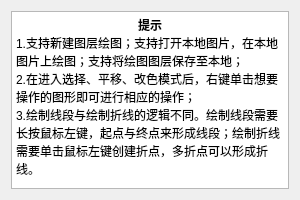
<?xml version="1.0" encoding="UTF-8"?>
<ui version="4.0">
 <class>TipsClass</class>
 <widget class="QWidget" name="TipsClass">
  <property name="geometry">
   <rect>
    <x>0</x>
    <y>0</y>
    <width>300</width>
    <height>200</height>
   </rect>
  </property>
  <property name="windowTitle">
   <string>Tips</string>
  </property>
  <layout class="QVBoxLayout" name="verticalLayout">
   <item>
    <widget class="QTextEdit" name="textEdit">
     <property name="readOnly">
      <bool>true</bool>
     </property>
     <property name="html">
      <string>&lt;!DOCTYPE HTML PUBLIC &quot;-//W3C//DTD HTML 4.0//EN&quot; &quot;http://www.w3.org/TR/REC-html40/strict.dtd&quot;&gt;
&lt;html&gt;&lt;head&gt;&lt;meta name=&quot;qrichtext&quot; content=&quot;1&quot; /&gt;&lt;meta charset=&quot;utf-8&quot; /&gt;&lt;style type=&quot;text/css&quot;&gt;
p, li { white-space: pre-wrap; }
hr { height: 1px; border-width: 0; }
li.unchecked::marker { content: &quot;\2610&quot;; }
li.checked::marker { content: &quot;\2612&quot;; }
&lt;/style&gt;&lt;/head&gt;&lt;body style=&quot; font-family:'Microsoft YaHei UI'; font-size:9pt; font-weight:400; font-style:normal;&quot;&gt;
&lt;p align=&quot;center&quot; style=&quot; margin-top:0px; margin-bottom:0px; margin-left:0px; margin-right:0px; -qt-block-indent:0; text-indent:0px;&quot;&gt;&lt;span style=&quot; font-weight:700;&quot;&gt;提示&lt;/span&gt;&lt;/p&gt;
&lt;p style=&quot; margin-top:0px; margin-bottom:0px; margin-left:0px; margin-right:0px; -qt-block-indent:0; text-indent:0px;&quot;&gt;1.支持新建图层绘图；支持打开本地图片，在本地图片上绘图；支持将绘图图层保存至本地；&lt;/p&gt;
&lt;p style=&quot; margin-top:0px; margin-bottom:0px; margin-left:0px; margin-right:0px; -qt-block-indent:0; text-indent:0px;&quot;&gt;2.在进入选择、平移、改色模式后，右键单击想要操作的图形即可进行相应的操作；&lt;/p&gt;
&lt;p style=&quot; margin-top:0px; margin-bottom:0px; margin-left:0px; margin-right:0px; -qt-block-indent:0; text-indent:0px;&quot;&gt;3.绘制线段与绘制折线的逻辑不同。绘制线段需要长按鼠标左键，起点与终点来形成线段；绘制折线需要单击鼠标左键创建折点，多折点可以形成折线。&lt;/p&gt;&lt;/body&gt;&lt;/html&gt;</string>
     </property>
    </widget>
   </item>
  </layout>
 </widget>
 <layoutdefault spacing="6" margin="11"/>
 <resources/>
 <connections/>
</ui>
